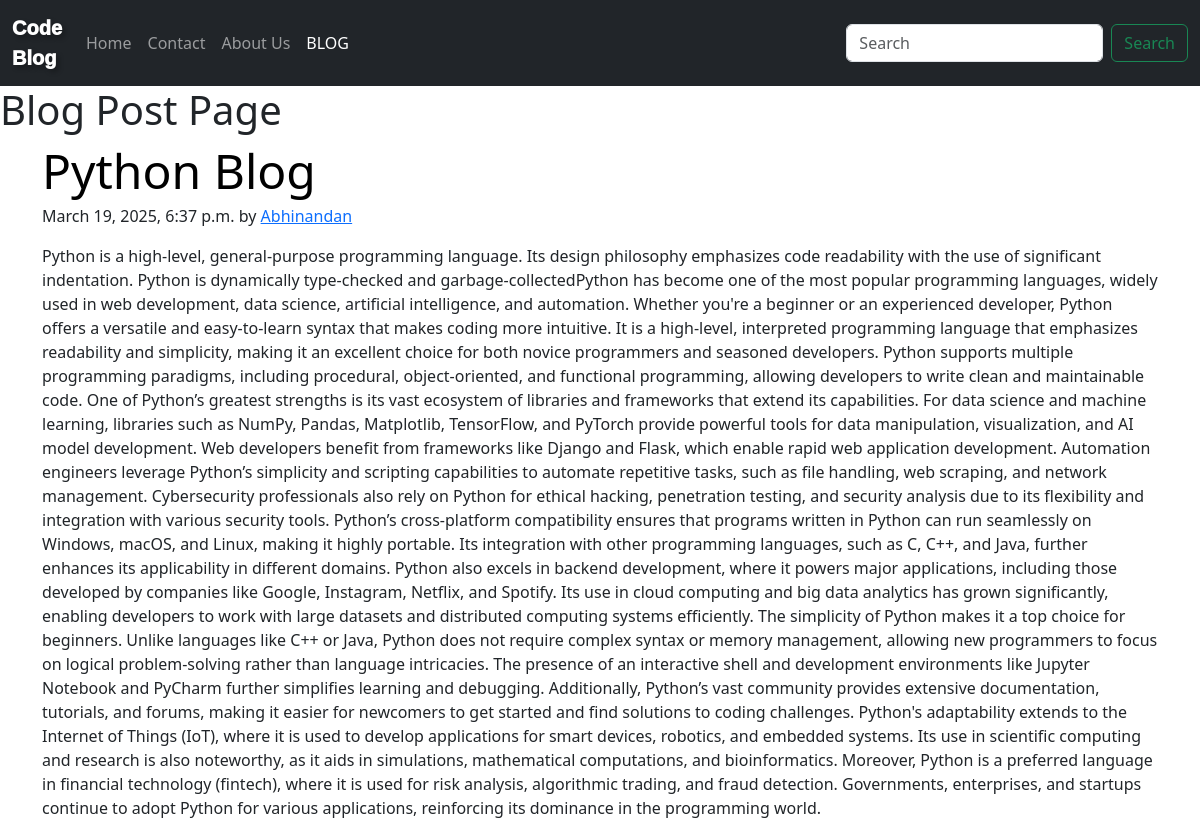
Page /blog/blog/Python:blog on the committed database.
### Blog/models.py (models this page shows, shortened)
class Blogpost(models.Model):
    sno=models.AutoField(primary_key=True)
    Title=models.CharField(max_length=20)
    Author=models.CharField(max_length=12)
    Slug=models.CharField(max_length=50)
    content=models.TextField()
    timeStamp=models.DateTimeField(blank=True)

### Blog/views.py (the view)
# urls.py: path('blog/<str:slug>', views.blogpost, name='blogpost'),
def blogpost(request,slug):
    post=Blogpost.objects.filter(Slug=slug).first()# this will fetch all the data from the database
    context={'post':post}
    return render(request,'blog/blogpost.html',context) #the blogpost  is inside the blog floder do blog/blogpost.html

### Templates/blog/blogpost.html (shortened to what this page needs)
{% extends 'home/base.html' %}
    {% block name %}
    Blog  Post Page
{% endblock %}
{% block blogactive %} active {% endblock %}
{% block body %}
<article class="container">
    <h2 class="display-5 link-body-emphasis mb-1">{{post.Title}}</h2>
    <p class="blog-post-meta">{{post.timeStamp}} by <a href="/about">{{post.Author}}</a></p>
    <p>{{post.content}}</p>
{% endblock %}

### rows in the picture
Blogpost: Title "Python Blog", timeStamp "March 19, 2025, 6:37 p.m.", Author "Abhinandan", content "Python is a high-level, general-purpose programming language. Its design philosophy emphasizes code readability with the use of significant indentation. Python is dynamically type-checked and garbage-collectedPython has become one of the most popular programming languages, widely used in web development, data science, artificial intelligence, and automation. Whether you're a beginner or an experienced developer, Python offers a versatile and easy-to-learn syntax that makes coding more intuitive. It is a high-level, interpreted programming language that emphasizes readability and simplicity, making it an excellent choice for both novice programmers and seasoned developers. Python supports…"
